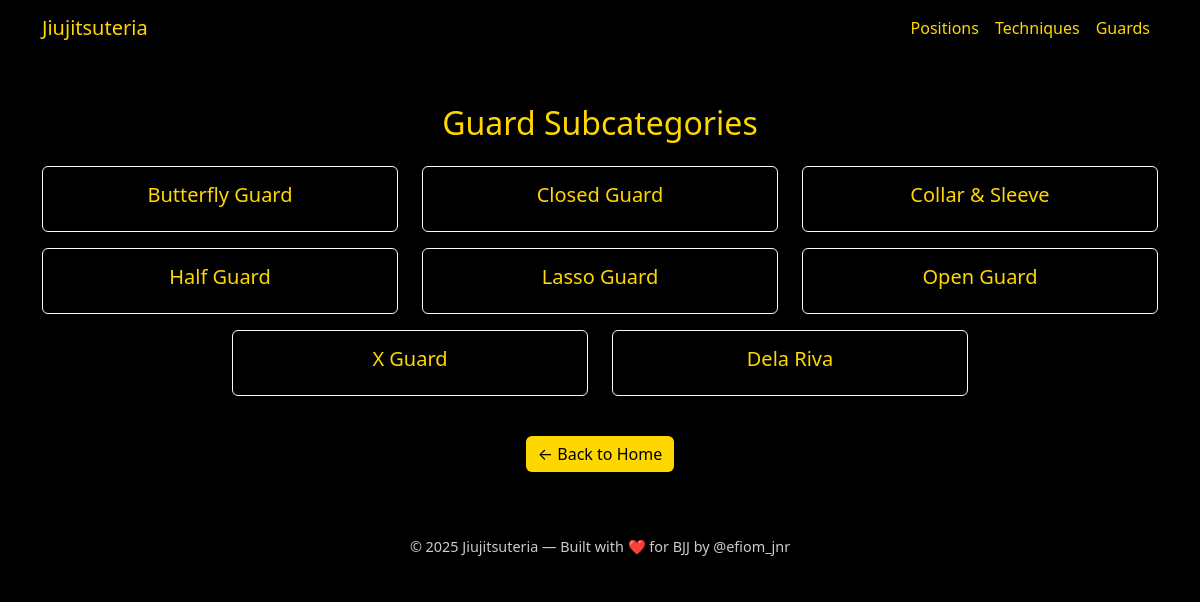
The page /category/guard/ on the database its author committed.
### bjj/models.py (models this page shows, shortened)
class Guard(models.Model):
    name = models.CharField(max_length=100)

### bjj/views.py (the view)
# urls.py: path('category/<str:category_type>/', views.category_list, name='category_list'),
def category_list(request, category_type):
    if category_type == 'position':
        categories = Position.objects.all()
        label = 'Position'
    elif category_type == 'technique':
        categories = Technique.objects.all()
        label = 'Technique'
    elif category_type == 'guard':
        categories = Guard.objects.all()
        label = 'Guard'
    else:
        categories = []
        label = 'Unknown'
    return render(request, 'bjj/category_list.html', {
        'category_type': category_type,
        'categories': categories,
        'label': label,
    })

### bjj/templates/bjj/category_list.html
{% extends 'bjj/base.html' %}
{% block content %}
<div class="text-center">
    <h2 class="text-yellow">{{ label }} Subcategories</h2>
</div>
{% if categories %}
  <div class="row justify-content-center mt-4">
    {% for item in categories %}
      <div class="col-md-4 mb-3">
        <div class="p-3 border border-light rounded text-center">
          <a href="{% url 'bjj:category_videos' category_type item.id %}" class="text-yellow h5 d-block">
            {{ item.name }}
          </a>
        </div>
      </div>
    {% endfor %}
  </div>
{% else %}
  <p class="text-center">No {{ label|lower }}s available.</p>
{% endif %}
<div class="text-center mt-4">
  <a href="{% url 'bjj:index' %}" class="btn btn-yellow">← Back to Home</a>
</div>
{% endblock %}

### bjj/static/bjj/styles.css (style rules this page uses)
body { background-color: #000; color: #fff; }
.text-yellow, .navbar-brand, .nav-link, h1, h2, h3, h4, h5 { color: #FFD700 !important; }
.btn-yellow { background-color: #FFD700; color: #000; border: none; }
a { color: #FFD700; text-decoration: none; }

### rows shown on the page
Guard: name "Butterfly Guard"
Guard: name "Closed Guard"
Guard: name "Collar & Sleeve"
Guard: name "Half Guard"
Guard: name "Lasso Guard"
Guard: name "Open Guard"
Guard: name "X Guard"
Guard: name "Dela Riva"

### other values the page prints
{{ label }} "Guard"
{{ year|default:"2025" }} "2025"
